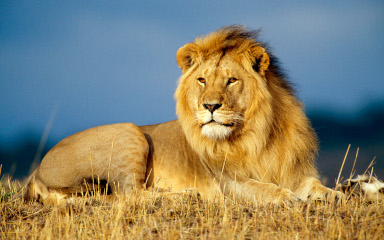
#> input picture Groenlaenderens_Kode/Billedbehandling/lion.jpg, 384 x 240 px, found by its file name
$ python HSVConvert.py
#> lines starting #> are read from the running program, lines starting #| are printed output that depends on the picture
import cv2
import numpy as np

input = cv2.imread("C:/Users/minik/Desktop/VSCode/lion.jpg")#defining the input image
#> input is the input picture: shape (240, 384, 3); mean B, G, R 109.9, 131.4, 134.7
output = np.zeros(input.shape, dtype=input.dtype)#defining the output image

for y, row in enumerate(input):#for loop that runs through the rows and columns of the input image
    for x, pixel in enumerate(row):#for loop that runs through the pixels of the input image
        value = np.max(pixel)
        saturation = 0
        if value != 0:
            saturation = (value-np.min(pixel))/value
        hue = 0
        h_denominator = value - np.min(pixel)#defining the denominator of the hue formula
        blue, green, red = [int(color) for color in pixel]#defining the blue, green and red values of the pixel
        if h_denominator != 0:
            if value == red and green >= blue:
                hue = 60 * (green - blue) / h_denominator
            elif value == red and green:
                hue = 60 * ((blue - red) / h_denominator + 2)
            elif value == blue:
                hue = 60 * ((red - green) / h_denominator + 4)
            elif value == red and green < blue:
                hue = 60 * ((red - blue) / h_denominator + 5)
        hue /= 2
        output[y, x] = [hue, saturation, value]
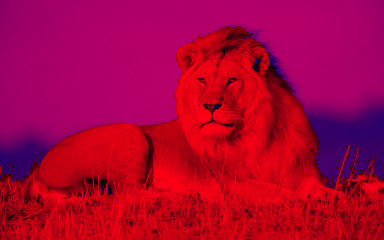
#> output: shape (240, 384, 3); mean of channels 0, 1, 2 58.6, 0, 170; drawn as B, G, R

cv2.imshow('input',input)
cv2.imshow('output',output)
cv2.imshow('Hue', output[:,:,0])
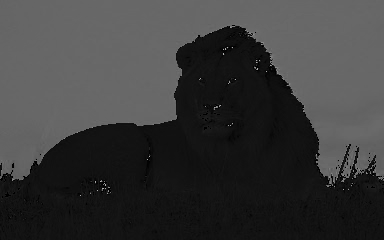
#> window 'Hue': shape (240, 384); min 0, max 179, mean 58.6
cv2.waitKey(0)
